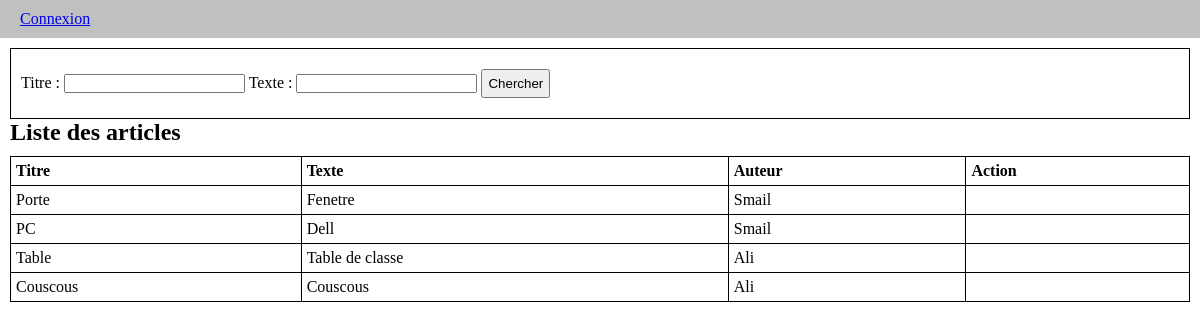
The page / on the database its author committed.
### tables this page shows
CREATE TABLE `article` (
  `id_article` int NOT NULL,
  `titre` varchar(50) NOT NULL,
  `texte` text NOT NULL,
  `date_article` date NOT NULL,
  `time_article` time NOT NULL,
  `id_auteur` int NOT NULL
);

CREATE TABLE `auteur` (
  `id_auteur` int NOT NULL,
  `nom_auteur` varchar(50) NOT NULL,
  `password_auteur` varchar(256) NOT NULL
);

### modele.php (called while the page is built, shortened)
<?php
function connectDB(){
    $c = mysqli_connect(SERVER, USERNAME, PASSWORD, DBNAME);
    mysqli_query($c, "SET NAMES 'utf8'");
    return $c;
}
$connexion = connectDB();
function auteurConneter(){
    return isset($_SESSION["auteur"]) ? $_SESSION["auteur"] : false;
}
function liste_articles($titre,$texte){
    global $connexion;
    $sql = "SELECT * FROM article INNER JOIN auteur ON article.id_auteur = auteur.id_auteur ";
    $sql .= " ORDER BY id_article DESC";
    $requete = $connexion->prepare($sql);
    $requete->execute();
    $result = $requete->get_result();
    return $result;
}

### vues/liste_articles.php (the view, shortened to what this page needs)
<div class="contenu">
    <div class="recherche">
        <form action="" method="post">
            <label for="titre">Titre : </label>
            <input type="text" name="titre" id="titre" value="<?= htmlspecialchars($titre) ?>">
            <label for="texte">Texte : </label>
            <input type="text" name="texte" id="text" value="<?= htmlspecialchars($texte) ?>">
            <input type="submit" name="btnChercher" value="Chercher">
        </form>
    </div>
    <h2>Liste des articles</h2>
    <table>
        <tr>
            <th>Titre</th>
            <th>Texte</th>
            <th>Auteur</th>
            <th>Action</th>
        </tr>
        <?php
        foreach($articles as $article){
            ?>
            <tr>
                <td><?= htmlspecialchars($article["titre"]) ?></td>
                <td><?= htmlspecialchars($article["texte"]) ?></td>
                <td><?= htmlspecialchars($article["nom_auteur"]) ?></td>
                <td>
                </td>
            </tr>
        <?php } ?>
    </table>
</div>

### index.php (shortened to what this page needs)
<?php
    if(isset($_REQUEST["commande"])){
        $commande = $_REQUEST["commande"];
    }else{
        $commande = "listeArticles";
    }
    require_once("modele.php");
    switch($commande){
        case "listeArticles":
            $titre = isset($_REQUEST["titre"]) ? $_REQUEST["titre"] : "";
            $texte = isset($_REQUEST["texte"]) ? $_REQUEST["texte"] : "";
            $articles = liste_articles($titre,$texte);
            $titre_page = "Liste des articles";
            require_once("vues/header.php");
            require_once("vues/liste_articles.php");
            require_once("vues/footer.php");
            break;
    }

### vues/header.php (shortened to what this page needs)
<!DOCTYPE html>
<html lang="en">
<head>
    <link rel="stylesheet" href="styles/style.css">
</head>
<body>
<?php if ($titre_page != "Connexion") {?>
<nav>
    <?php if (auteurConneter()) {?>
        <p>
        Bonjour <?= auteurConneter(); ?> ,
        <a href="index.php?commande=deconnexion">Deconnexion</a>
        </p>
        <?php }else{?>
        <a href="index.php?commande=connexion">Connexion</a>
    <?php }?>
</nav>
<?php if (isset($messageP) && $messageP != "") {?>
<div class="message"><?= $messageP ?></div>
<?php }} ?>

### vues/footer.php
</body>
</html>

### styles/style.css (style rules this page uses)
* { margin: 0; padding: 0; }
input[type='submit'] { padding: 5px; }
nav { background-color:silver; padding: 10px 20px; }
table { margin-top: 10px; margin-bottom: 10px; border: 1px solid; width: 100%; border-collapse:collapse; }
td { border-width:1px; border-style:solid; padding: 5px; }
th { border-width:1px; border-style:solid; padding: 5px; font-weight: bold; text-align: left; }
.contenu { padding: 10px; }
.recherche { border: 1px solid; padding: 20px 10px; }

### rows shown on the page
article: titre "Porte", texte "Fenetre", id_auteur.nom_auteur "Smail"
article: titre "PC", texte "Dell", id_auteur.nom_auteur "Smail"
article: titre "Table", texte "Table de classe", id_auteur.nom_auteur "Ali"
article: titre "Couscous", texte "Couscous", id_auteur.nom_auteur "Ali"
